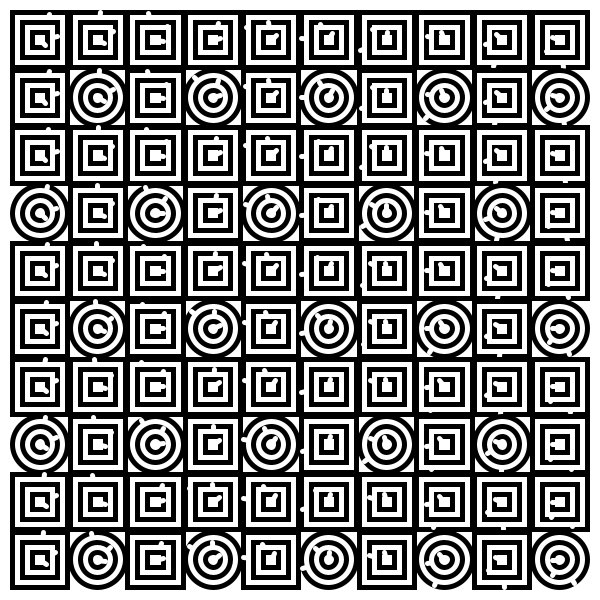
Frame 1 (no input)
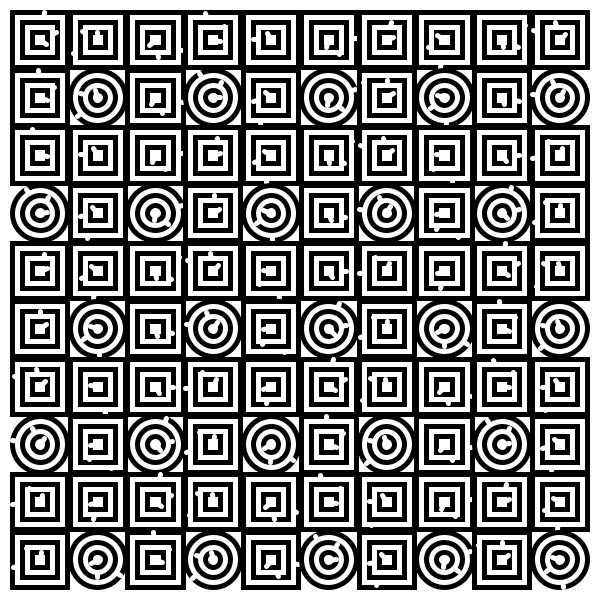
Frame 60 (the mouse pressed at the canvas centre just before this capture)
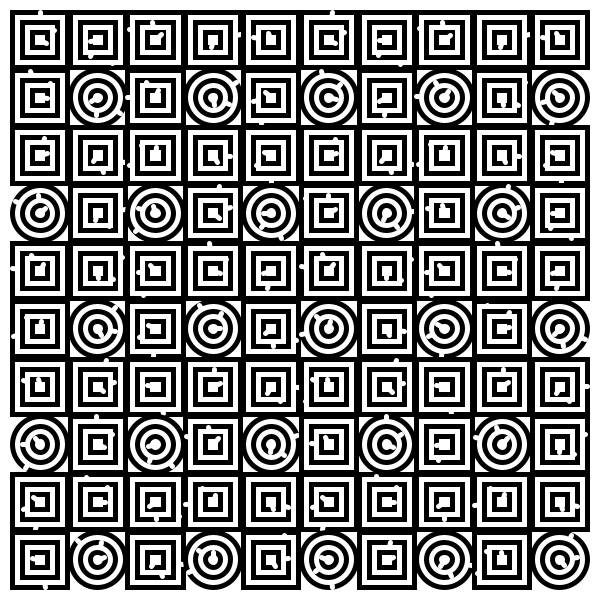
Frame 120 (the mouse held since frame 60 and released just before this capture)

The Processing sketch that drew these frames (run headless with seeded random() and noise(); from frame 60 on, the mouse is pressed at the canvas centre):

// Processing sketch: processing_152308
// ── processing_152308.pde

/*
 * Creative Coding
 * Week 2, 04 - The Clocks
 * by Indae Hwang and Jon McCormack
 * Copyright (c) 2014 Monash University
 *
 * This program draws a grid of circular "clocks", whose hands move according to the elasped time.
 * The higher the clock number the faster it moves, the first clock takes 1 min to go all the way around.
 * The function "movingCircle" is used to draw each clock. It is passed the position, size and hand angle
 * as arguments.
 * 
 */
 
 /*
Ã�Â * From the workshop at Monash University in FutureLearn
Ã�Â * Adjustemets by Pablo Rosero
Ã�Â * www.pablorosero.com
Ã�Â */




void setup() {
  size(600, 600);
  background(255);
  rectMode(CENTER);
}


void draw() {
  background(255);


  int num = 10;
  int margin = 40;

  float gutter = 2.5; //distance between each cell
  float cellsize = ( width - (2 * margin) - gutter * (num - 1) ) / (num - 1);

  int circleNumber = 0; // counter

  for (int i=0; i<num; i++) {
    for (int j=0; j<num; j++) {
      circleNumber+=1;

      float tx = margin + cellsize * i + gutter * i;
      float ty = margin + cellsize * j + gutter * j;

      if (circleNumber%4 == 0) {
        movingCircle(tx, ty, cellsize, circleNumber * TWO_PI * millis() / 60000.0);
      }
      else {
        movingRect(tx, ty, cellsize, circleNumber * TWO_PI * millis() / 60000.0);
      }
    }
  }
}//end of draw 


void movingCircle(float x, float y, float size, float angle) {
  // calculate endpoint of the line

  for (float i=size; i>0; i-=20) {
    float tempX = x + (i/ 2) * sin(angle+i/20);
    float tempY = y + (i/ 2) * cos(angle+i/20);
    fill(255);
    strokeWeight(5);
    stroke(0);
    ellipse(x, y, i, i); // circle
    //strokeWeight(1);
    stroke(255);
    line(x, y, tempX, tempY); // red line

  }
}
void movingRect(float x, float y, float size, float angle) {

  for (float i=size; i>0; i-=20) {
    float tempX = x + (i/ 2) * sin(angle+i/20);
    float tempY = y + (i/ 2) * cos(angle+i/20);

    fill(255);
    strokeWeight(5);
    stroke(0);
    rect(x, y, i, i);

    //strokeWeight(1);
    stroke(255);
    line(x, y, tempX, tempY); // red line
  }
}
